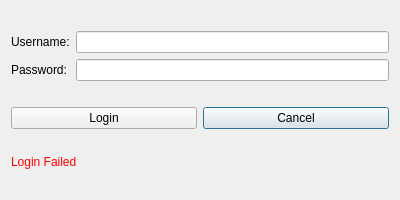
<?xml version="1.0" encoding="UTF-8"?>
<ui version="4.0">
 <class>Dialog</class>
 <widget class="QDialog" name="Dialog">
  <property name="geometry">
   <rect>
    <x>0</x>
    <y>0</y>
    <width>400</width>
    <height>200</height>
   </rect>
  </property>
  <property name="sizePolicy">
   <sizepolicy hsizetype="Fixed" vsizetype="Fixed">
    <horstretch>0</horstretch>
    <verstretch>0</verstretch>
   </sizepolicy>
  </property>
  <property name="minimumSize">
   <size>
    <width>400</width>
    <height>200</height>
   </size>
  </property>
  <property name="maximumSize">
   <size>
    <width>400</width>
    <height>200</height>
   </size>
  </property>
  <property name="windowTitle">
   <string>Login</string>
  </property>
  <layout class="QVBoxLayout" name="verticalLayout_2">
   <item>
    <layout class="QGridLayout" name="gridLayout">
     <item row="0" column="1">
      <widget class="QLineEdit" name="username_field">
       <property name="echoMode">
        <enum>QLineEdit::Normal</enum>
       </property>
      </widget>
     </item>
     <item row="1" column="0">
      <widget class="QLabel" name="label_2">
       <property name="text">
        <string>Password:</string>
       </property>
      </widget>
     </item>
     <item row="1" column="1">
      <widget class="QLineEdit" name="password_field">
       <property name="echoMode">
        <enum>QLineEdit::Password</enum>
       </property>
      </widget>
     </item>
     <item row="0" column="0">
      <widget class="QLabel" name="label">
       <property name="text">
        <string>Username:</string>
       </property>
      </widget>
     </item>
    </layout>
   </item>
   <item>
    <layout class="QGridLayout" name="gridLayout_2">
     <item row="0" column="1">
      <widget class="QPushButton" name="cancel_button">
       <property name="text">
        <string>Cancel</string>
       </property>
      </widget>
     </item>
     <item row="0" column="0">
      <widget class="QPushButton" name="login_button">
       <property name="text">
        <string>Login</string>
       </property>
      </widget>
     </item>
    </layout>
   </item>
   <item>
    <widget class="QLabel" name="failed_label">
     <property name="enabled">
      <bool>false</bool>
     </property>
     <property name="sizePolicy">
      <sizepolicy hsizetype="Fixed" vsizetype="Fixed">
       <horstretch>0</horstretch>
       <verstretch>0</verstretch>
      </sizepolicy>
     </property>
     <property name="frameShape">
      <enum>QFrame::NoFrame</enum>
     </property>
     <property name="text">
      <string>&lt;html&gt;&lt;head/&gt;&lt;body&gt;&lt;p&gt;&lt;span style=&quot; color:#ff0000;&quot;&gt;Login Failed&lt;/span&gt;&lt;/p&gt;&lt;/body&gt;&lt;/html&gt;</string>
     </property>
     <property name="textFormat">
      <enum>Qt::RichText</enum>
     </property>
     <property name="alignment">
      <set>Qt::AlignLeading|Qt::AlignLeft|Qt::AlignVCenter</set>
     </property>
    </widget>
   </item>
  </layout>
 </widget>
 <tabstops>
  <tabstop>username_field</tabstop>
  <tabstop>password_field</tabstop>
  <tabstop>login_button</tabstop>
  <tabstop>cancel_button</tabstop>
 </tabstops>
 <resources/>
 <connections/>
</ui>
